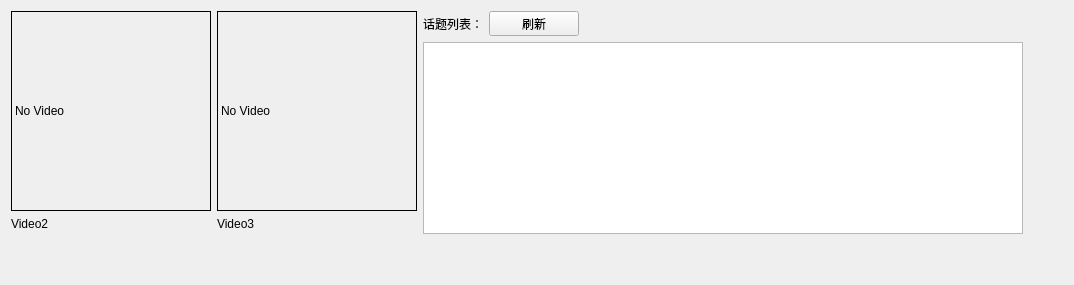
          <widget class="QWidget" name="tab_7">
           <attribute name="title">
            <string>其他</string>
           </attribute>
           <layout class="QVBoxLayout" name="verticalLayout_21">
            <item>
             <layout class="QHBoxLayout" name="horizontalLayout_17">
              <item>
               <layout class="QHBoxLayout" name="horizontalLayout_16">
                <item>
                 <layout class="QVBoxLayout" name="verticalLayout_11">
                  <item>
                   <widget class="QLabel" name="label_video2">
                    <property name="minimumSize">
                     <size>
                      <width>200</width>
                      <height>200</height>
                     </size>
                    </property>
                    <property name="maximumSize">
                     <size>
                      <width>200</width>
                      <height>200</height>
                     </size>
                    </property>
                    <property name="styleSheet">
                     <string notr="true">border:1px solid rgb(0, 0, 0)</string>
                    </property>
                    <property name="text">
                     <string>No Video</string>
                    </property>
                   </widget>
                  </item>
                  <item>
                   <widget class="QLabel" name="label_v_name2">
                    <property name="maximumSize">
                     <size>
                      <width>90</width>
                      <height>30</height>
                     </size>
                    </property>
                    <property name="text">
                     <string>Video2</string>
                    </property>
                   </widget>
                  </item>
                  <item>
                   <spacer name="verticalSpacer">
                    <property name="orientation">
                     <enum>Qt::Vertical</enum>
                    </property>
                    <property name="sizeHint" stdset="0">
                     <size>
                      <width>20</width>
                      <height>40</height>
                     </size>
                    </property>
                   </spacer>
                  </item>
                 </layout>
                </item>
                <item>
                 <layout class="QVBoxLayout" name="verticalLayout_19">
                  <item>
                   <widget class="QLabel" name="label_video3">
                    <property name="minimumSize">
                     <size>
                      <width>200</width>
                      <height>200</height>
                     </size>
                    </property>
                    <property name="maximumSize">
                     <size>
                      <width>200</width>
                      <height>200</height>
                     </size>
                    </property>
                    <property name="styleSheet">
                     <string notr="true">border:1px solid rgb(0, 0, 0)</string>
                    </property>
                    <property name="text">
                     <string>No Video</string>
                    </property>
                   </widget>
                  </item>
                  <item>
                   <widget class="QLabel" name="label_v_name3">
                    <property name="maximumSize">
                     <size>
                      <width>16777215</width>
                      <height>15</height>
                     </size>
                    </property>
                    <property name="text">
                     <string>Video3</string>
                    </property>
                   </widget>
                  </item>
                  <item>
                   <spacer name="verticalSpacer_2">
                    <property name="orientation">
                     <enum>Qt::Vertical</enum>
                    </property>
                    <property name="sizeHint" stdset="0">
                     <size>
                      <width>20</width>
                      <height>40</height>
                     </size>
                    </property>
                   </spacer>
                  </item>
                 </layout>
                </item>
                <item>
                 <layout class="QVBoxLayout" name="verticalLayout_20">
                  <item>
                   <layout class="QHBoxLayout" name="horizontalLayout_15">
                    <item>
                     <widget class="QLabel" name="label_29">
                      <property name="maximumSize">
                       <size>
                        <width>90</width>
                        <height>30</height>
                       </size>
                      </property>
                      <property name="text">
                       <string>话题列表：</string>
                      </property>
                     </widget>
                    </item>
                    <item>
                     <widget class="QPushButton" name="refreash_topic_btn">
                      <property name="minimumSize">
                       <size>
                        <width>90</width>
                        <height>25</height>
                       </size>
                      </property>
                      <property name="maximumSize">
                       <size>
                        <width>90</width>
                        <height>25</height>
                       </size>
                      </property>
                      <property name="cursor">
                       <cursorShape>ArrowCursor</cursorShape>
                      </property>
                      <property name="styleSheet">
                       <string notr="true"/>
                      </property>
                      <property name="text">
                       <string>刷新</string>
                      </property>
                      <property name="icon">
                       <iconset resource="../resources/images.qrc">
                        <normaloff>:/images/refreash.png</normaloff>:/images/refreash.png</iconset>
                      </property>
                     </widget>
                    </item>
                    <item>
                     <spacer name="horizontalSpacer_4">
                      <property name="orientation">
                       <enum>Qt::Horizontal</enum>
                      </property>
                      <property name="sizeHint" stdset="0">
                       <size>
                        <width>40</width>
                        <height>20</height>
                       </size>
                      </property>
                     </spacer>
                    </item>
                   </layout>
                  </item>
                  <item>
                   <widget class="QListWidget" name="topic_listWidget">
                    <property name="minimumSize">
                     <size>
                      <width>600</width>
                      <height>0</height>
                     </size>
                    </property>
                   </widget>
                  </item>
                  <item>
                   <spacer name="verticalSpacer_3">
                    <property name="orientation">
                     <enum>Qt::Vertical</enum>
                    </property>
                    <property name="sizeHint" stdset="0">
                     <size>
                      <width>20</width>
                      <height>40</height>
                     </size>
                    </property>
                   </spacer>
                  </item>
                 </layout>
                </item>
               </layout>
              </item>
              <item>
               <spacer name="horizontalSpacer_3">
                <property name="orientation">
                 <enum>Qt::Horizontal</enum>
                </property>
                <property name="sizeHint" stdset="0">
                 <size>
                  <width>40</width>
                  <height>20</height>
                 </size>
                </property>
               </spacer>
              </item>
             </layout>
            </item>
           </layout>
          </widget>
